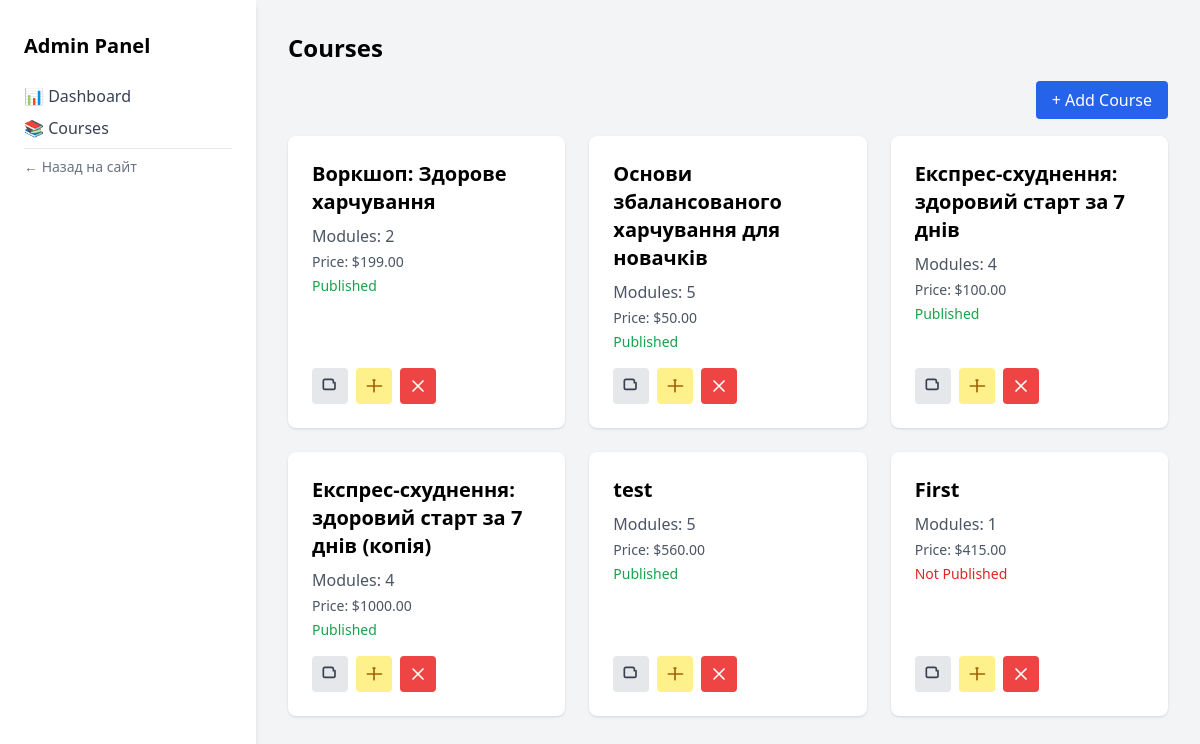
The app's page /admin-panel/courses/ (signed in), older data.
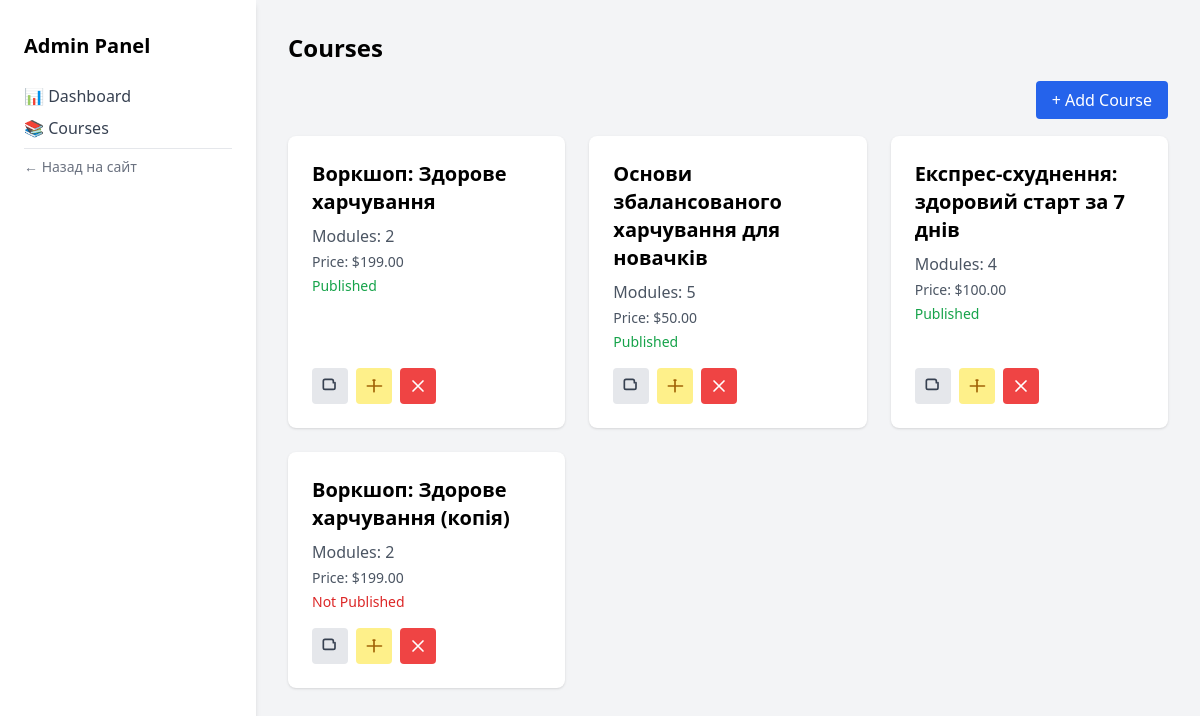
The same page, newer data.
### courses/models.py (models this page shows, shortened)
class Course(models.Model):
    title = models.CharField(max_length=255)
    slug = models.SlugField(unique=True, blank=True)
    description = models.TextField()
    price = models.DecimalField(max_digits=8, decimal_places=2)
    created_at = models.DateTimeField(auto_now_add=True)
    is_published = models.BooleanField(default=False)

### courses/views.py (the view)
# urls.py: path('admin-panel/courses/', views.admin_courses, name='admin_courses'),
@staff_member_required
def admin_courses(request):
    courses = Course.objects.all()
    return render(request, 'admin_panel/courses.html', {'courses': courses})

### courses/templates/admin_panel/courses.html (shortened to what this page needs)
{% extends 'admin_panel/admin_base.html' %}
{% block content %}
<h1 class="text-2xl font-semibold mb-6">Courses</h1>
<div class="mb-6 text-right">
    <a href="{% url 'admin_add_course' %}" class="bg-blue-600 text-white px-4 py-2 rounded hover:bg-blue-700">
        + Add Course
    </a>
</div>
<div class="grid grid-cols-1 md:grid-cols-2 lg:grid-cols-3 gap-6">
    {% for course in courses %}
    <div class="bg-white p-6 rounded-lg shadow flex flex-col justify-between">
        <div>
            <h2 class="text-xl font-bold mb-2">{{ course.title }}</h2>
            <p class="text-gray-600 mb-1">Modules: {{ course.modules.count }}</p>
            <p class="text-gray-600 text-sm mb-1">Price: ${{ course.price }}</p>
            <p class="text-sm {% if course.is_published %}text-green-600{% else %}text-red-600{% endif %}">
                {% if course.is_published %}Published{% else %}Not Published{% endif %}
            </p>
        </div>
        <div class="mt-4 flex space-x-2">
          <a href="{% url 'admin_duplicate_course' course.id %}" class="p-2 bg-gray-200 rounded hover:bg-gray-300" title="View">
            <svg xmlns="http://www.w3.org/2000/svg" class="h-5 w-5 text-gray-700" fill="none" viewBox="0 0 24 24" stroke="currentColor">
              <path stroke-linecap="round" stroke-linejoin="round" stroke-width="2" d="M8 16h8a2 2 0 002-2V8m-2 8H6a2 2 0 01-2-2V6a2 2 0 012-2h8a2 2 0 012 2v2"/>
          </svg>
        </a>
            <a href="{% url 'admin_edit_course' course.id %}" class="p-2 bg-yellow-200 rounded hover:bg-yellow-300" title="Edit">
              <svg xmlns="http://www.w3.org/2000/svg" class="h-5 w-5 text-yellow-700" fill="none" viewBox="0 0 24 24" stroke="currentColor">
                <path stroke-linecap="round" stroke-linejoin="round" stroke-width="2" d="M11 5h2m-1 0v14m9-7H4"/>
            </svg>
          </a>
          <form action="{% url 'admin_delete_course' course.id %}" method="post" onsubmit="return confirm('Ви дійсно хочете видалити курс «{{ course.title }}»?');">
            <button type="submit" class="p-2 bg-red-500 rounded hover:bg-red-600" title="Видалити">
                <svg xmlns="http://www.w3.org/2000/svg" class="h-5 w-5 text-white" fill="none" viewBox="0 0 24 24" stroke="currentColor">
                    <path stroke-linecap="round" stroke-linejoin="round" stroke-width="2" d="M6 18L18 6M6 6l12 12"/>
                </svg>
            </button>
        </form>
        </div>
    </div>
    {% empty %}
    <p>No courses available.</p>
    {% endfor %}
</div>
{% endblock %}

### courses/templates/admin_panel/admin_base.html (shortened to what this page needs)
<!DOCTYPE html>
<html lang="uk">
<head>
    <script src="https://cdn.tailwindcss.com"></script>
</head>
<body class="bg-gray-100 min-h-screen flex">
    <aside class="w-64 bg-white shadow-md h-screen px-6 py-8">
        <h2 class="text-xl font-bold mb-6">Admin Panel</h2>
        <nav class="flex flex-col space-y-2">
            <a href="{% url 'admin_dashboard' %}" class="text-gray-700 hover:text-blue-600 {% if request.path == '/admin/dashboard/' %}font-bold{% endif %}">📊 Dashboard</a>
            <a href="{% url 'admin_courses' %}" class="text-gray-700 hover:text-blue-600 {% if request.path == '/admin/courses/' %}font-bold{% endif %}">📚 Courses</a>
            <hr class="my-4">
            <a href="{% url 'index' %}" class="text-sm text-gray-500 hover:text-blue-600">← Назад на сайт</a>
        </nav>
    </aside>
    <main class="flex-1 p-8">
        {% block content %}{% endblock %}
    </main>
</body>
</html>

Row changes from the older to the newer data that the page shows:
removed Course: title "Експрес-схуднення: здоровий старт за 7 днів (копія)", modules.count "4", price "1000.00", is_published "Published"
removed Course: title "test", modules.count "5", price "560.00", is_published "Published"
removed Course: title "First", modules.count "1", price "415.00", is_published "Not Published"
added Course: title "Воркшоп: Здорове харчування (копія)", modules.count "2", price "199.00", is_published "Not Published"
